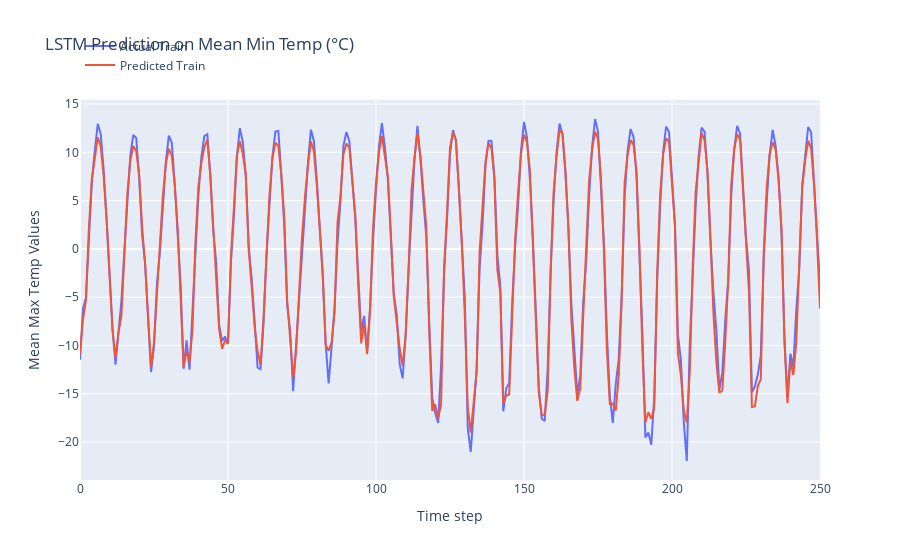

This figure's notebook cell:
### Code cell
print('Train Mean Absolute Error:', mean_absolute_error(y_train, train_predict))
print('Train Root Mean Squared Error:',np.sqrt(mean_squared_error(y_train, train_predict)))

# plot the actual and predicted values for test data
trace1 = go.Scatter(x=np.arange(len(y_train)), y=y_train.flatten(), mode='lines', name='Actual Train')
trace2 = go.Scatter(x=np.arange(len(train_predict)), y=train_predict.flatten(), mode='lines', name='Predicted Train')

# Create layout
layout = go.Layout(
    title='LSTM Prediction on Mean Min Temp (°C)',
    xaxis=dict(title='Time step'),
    yaxis=dict(title='Mean Max Temp Values'),
    legend=dict(x=0, y=1.18)
)

# Create figure
fig = go.Figure(data=[trace1, trace2], layout=layout)

# Show plot
fig.show()

### Figure 1 — Plotly figure (JSON) as saved in the notebook; plotly's stock layout.template omitted (floating-point values rounded to 4 significant figures; data arrays with more than 128 entries replaced by an {"elided": "..."} marker saying what was removed)
{"data": [{"mode": "lines", "name": "Actual Train", "type": "scatter", "x": {"elided": "251 int values"}, "y": {"elided": "251 float values"}}, {"mode": "lines", "name": "Predicted Train", "type": "scatter", "x": {"elided": "251 int values"}, "y": {"elided": "251 float values"}}], "layout": {"legend": {"x": 0, "y": 1.18}, "title": {"text": "LSTM Prediction on Mean Min Temp (°C)"}, "xaxis": {"title": {"text": "Time step"}}, "yaxis": {"title": {"text": "Mean Max Temp Values"}}}}
